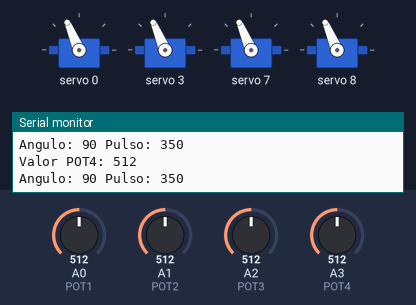
This sketch was run on a simulated Arduino Uno, built with avr-gcc and run on an emulated ATmega328P. On the bench: 4 × servo, the last lines printed to the serial monitor. The test bench sets the inputs (shaded band); at power-on: A0 (POT1) = 512, A1 (POT2) = 512, A2 (POT3) = 512, A3 (POT4) = 512.

Above: at 1.2 s.
1.3 s: A0 (POT1) set to 556
At 2.2 s:
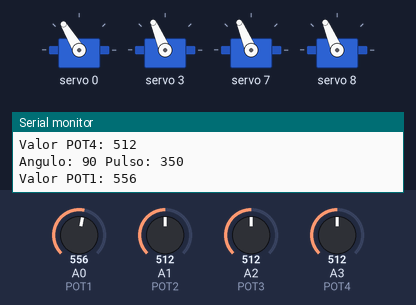
2.8 s: A0 (POT1) set to 585
At 3.3 s:
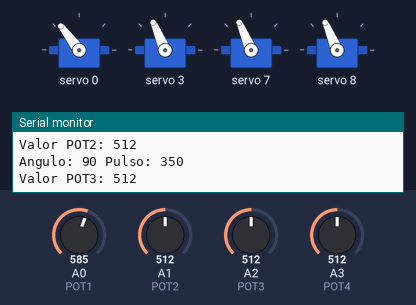
5.8 s: A1 (POT2) set to 105
At 6.4 s:
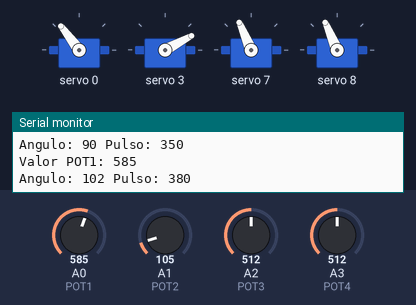
7.3 s: A1 (POT2) set to 93
At 7.8 s:
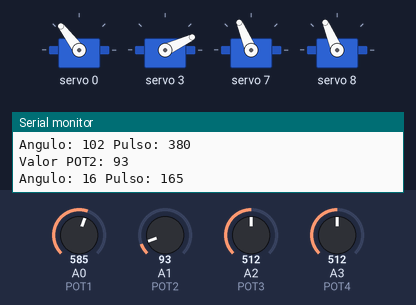
10.3 s: A2 (POT3) set to 560
At 11.4 s:
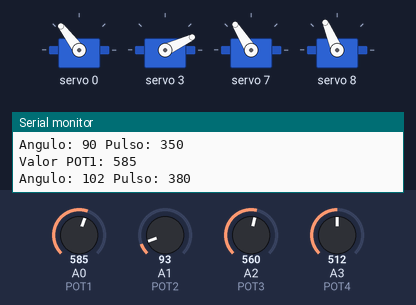
11.9 s: A2 (POT3) set to 587
At 12.5 s:
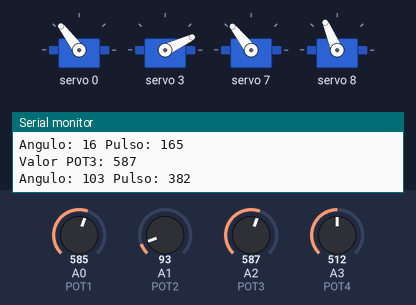
Timing chart, 0 to 14.9 s (numbered marks = the images above; inputs shaded):
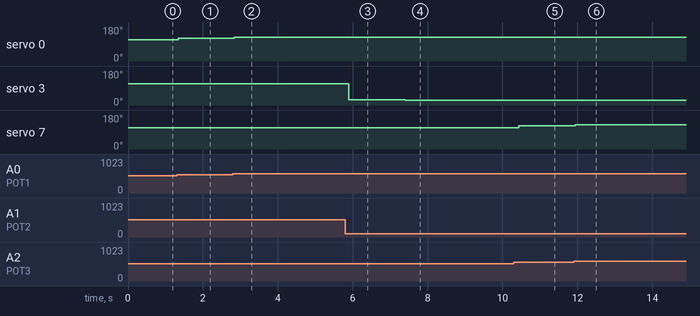

Measured:
- after the input at 1.3 s, servo 0: 113° → 121° at once
- after the input at 2.8 s, servo 0: 121° → 127° at once
- after the input at 5.8 s, servo 3: 113° → 28° after 0.10 s
- after the input at 7.3 s, servo 3: 28° → 25° after 0.10 s
- after the input at 10.3 s, servo 7: 113° → 122° after 0.14 s
- after the input at 11.9 s, servo 7: 122° → 128° at once

The sketch:

Ejemplo_1b.ino
```cpp
/***************************************************
  Fuente original: https://github.com/adafruit/Adafruit-PWM-Servo-Driver-Library
  Este es el código Arduino PAC6985 de 16 canales de servo controlador
  Prueba de servo - este codigo activara motores servo deacuerdo a la resistencia de
  potenciometros

  Se utiliza I2C para comunicarse, se requieren 2 pines para interfaz.

*********  VIDEO DEL EJEMPLO ACA ************
  https://youtu.be/ZJojD_mnbDA
 ****************************************************/

#include <Wire.h>
#include <Adafruit_PWMServoDriver.h>

// Llamado de esta manera, utiliza la dirección por defecto 0x40
Adafruit_PWMServoDriver pwm = Adafruit_PWMServoDriver();

// Dependiendo de la marca de tu servo, el ancho de pulso min y max puede variar
// Quiero que sean lo más pequeños o grandes posibles sin golpear el tope.

#define SERVOMIN 125 // Esta es el valor de la longitud de pulso 'mínima' (de 4096)
#define SERVOMAX 575 // Esta es el valor de la longitud de pulso 'máxima' (de 4096)
#define SERVO_FREQ 50 // Los servos analógicos funcionan con actualizaciones de ~50 Hz

// Variable que guarda el angulo
int angle = 0;

// Pines analógicos que utilizaremos como entrada de datos
int POT1 = A0; // Potenciometro 1 - Entrada analogica A0 - Servo 1
int POT2 = A1; // Potenciometro 2 - Entrada analogica A1 - Servo 2
int POT3 = A2; // Potenciometro 3 - Entrada analogica A2 - Servo 3
int POT4 = A3; // Potenciometro 4 - Entrada analogica A3 - Servo 4.

// No se puede utilizar A4 y A5 por que estan siendo utlizados para la
// comunicacion I2C con la placa PCA9685

int valorPot1 = 0; // Variabre que guardara el valor del POT1
int valorPot2 = 0; // Variabre que guardara el valor del POT2
int valorPot3 = 0; // Variabre que guardara el valor del POT3
int valorPot4 = 0; // Variabre que guardara el valor del POT4

void setup() {
  Serial.begin(9600);
  Serial.println("Ejemplo 1a - Probador de servos ");

  pwm.begin();
  pwm.setOscillatorFrequency(27000000);
  pwm.setPWMFreq(SERVO_FREQ);  // Los servos analógicos funcionan con actualizaciones de ~50 Hz

  // No es necesario definir como INPUT las entradas analogicas
}

void loop() {
 // ***** Servo 1 - canal 0 **************
 valorPot1 = analogRead(POT1);
 Serial.print("Valor POT1: ");Serial.println(valorPot1);
 angle = map(valorPot1, 0, 1024, 0, 180);
 pwm.setPWM(0, 0, angleToPulse(angle) );
 delay(10);

  // ***** Servo 2 - canal 3 **************
 valorPot2 = analogRead(POT2);
 Serial.print("Valor POT2: ");Serial.println(valorPot2);
 angle = map(valorPot2, 0, 1024, 0, 180);
 pwm.setPWM(3, 0, angleToPulse(angle) );
 delay(10);

  // ***** Servo 3 - canal 7 **************
 valorPot3 = analogRead(POT3);
 Serial.print("Valor POT3: ");Serial.println(valorPot3);
 angle = map(valorPot3, 0, 1024, 0, 180);
 pwm.setPWM(7, 0, angleToPulse(angle) );
 delay(10);

  // ***** Servo 4 - canal 8 **************
 valorPot4 = analogRead(POT4);
 Serial.print("Valor POT4: ");Serial.println(valorPot4);
 angle = map(valorPot4, 0, 1024, 0, 180);
 pwm.setPWM(8, 0, angleToPulse(angle) );
 delay(10);
}

/********** SUB RUTINAS *******************************************************************************
 *  ***************************************************************************************************
 */
/*
 * angleToPulse(int ang)
 * Requiere el ángulo en grados y devuelve el ancho de pulso
 * también imprime el valor en el monitor serial *
 */
int angleToPulse(int ang){
   int pulse = map(ang,0, 180, SERVOMIN,SERVOMAX);// Mapeo de angulo de 0 a 180
   Serial.print("Angulo: ");Serial.print(ang);
   Serial.print(" Pulso: ");Serial.println(pulse);
   return pulse;
    }

/********** INSTRUCCIONES ***************************************************************************
 *  *************************************************************************************************
/* Instruccion pwm.setPWM
 * Esta función establece el inicio (encendido) y el final (apagado) del segmento alto del pulso
 * PWM en un canal específico.  Especifica el valor de 'tick' entre 0..4095 cuando la señal se
 * enciende y cuando se apaga.  El canal indica cuál de las 16 salidas PWM debe actualizarse con
 * los nuevos valores.
 * Primer parametro es el canal del servo
 * Segundo paramaetro es el inicio
 * Tercer parametro es el final, por eso variamos este parametros para que el servo gire
  */

/*  ***********************************************************************************************
/* Instruccion map
 * Re-mapea un número de un rango a otro. Es decir, un valor de fromLow se mapearía a toLow, un valor
 * de fromHigh a toHigh,
 * Sintaxis - map (valor, fromLow, fromHigh, toLow, toHigh)
 * Parámetros - valor: el número que hay que mapear.
 *              fromLow: el límite inferior del rango actual del valor.
 *              fromHigh: el límite superior del rango actual del valor.
 *              toLow: el límite inferior del rango objetivo del valor.
 *              toHigh: el límite superior del rango objetivo del valor.
 */
```
